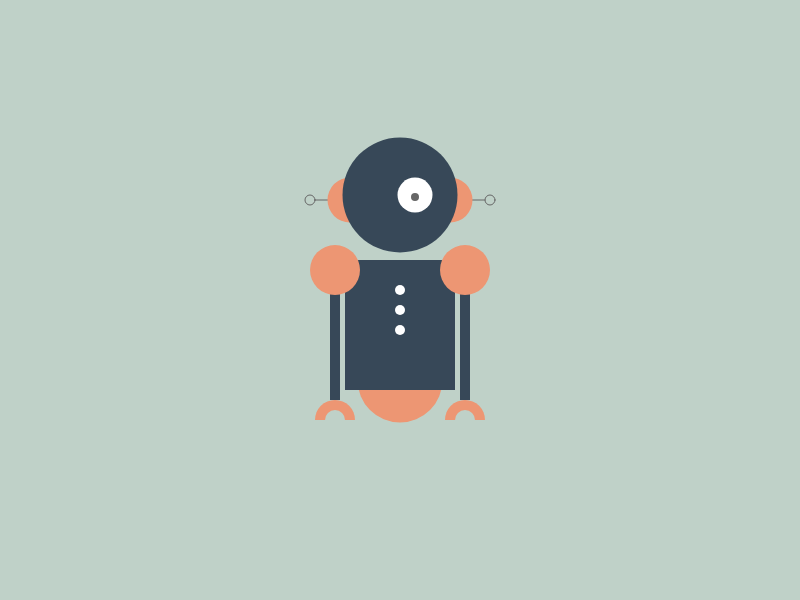
Frame 1 (no input)
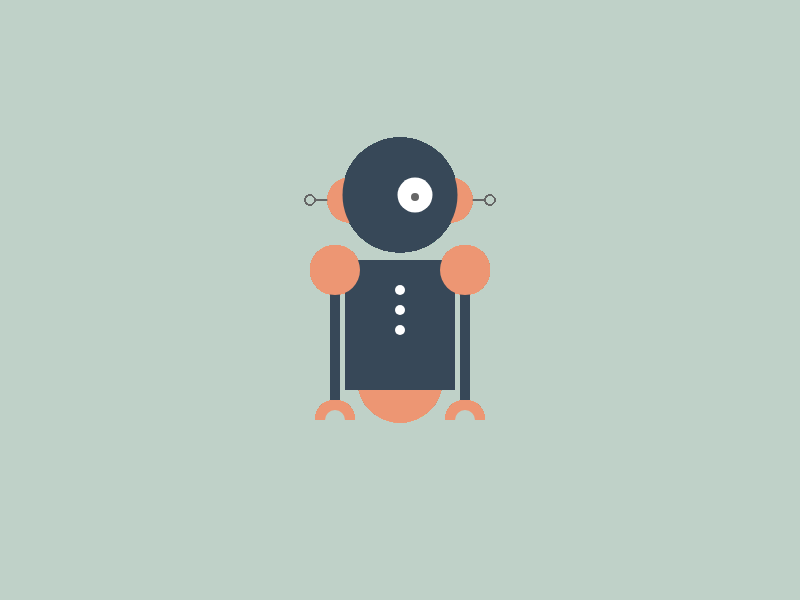
Frame 60 (no input)
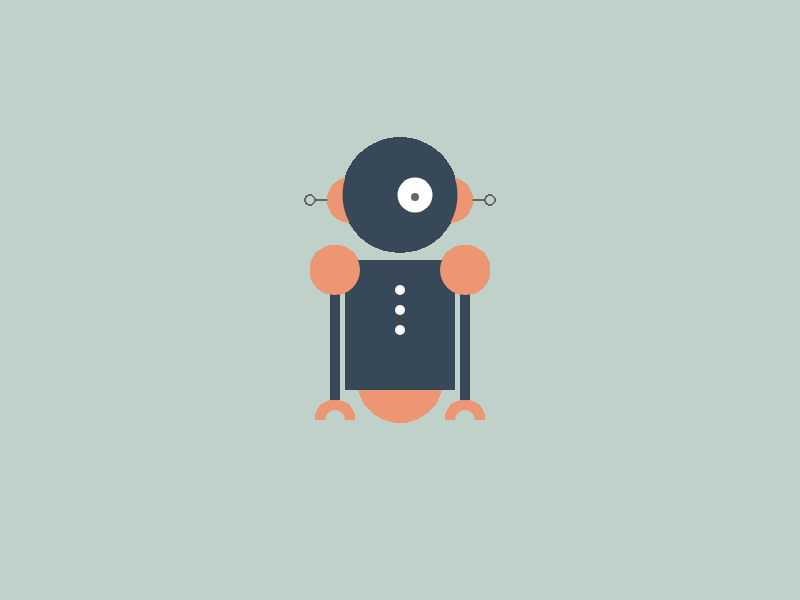
Frame 120 (the mouse pressed at the canvas centre since frame 60)

The p5.js sketch that drew these frames (run headless with seeded random() and noise() and a simulated clock; from frame 60 on, the mouse is pressed at the canvas centre):

// p5.js sketch
// ── sketch.js
function setup() {
  createCanvas(800,600);
   background(191,209,200);
}

function draw() {
  //head 
    //right antenna 
      stroke(102,102,102);
      line(465,200,485,200);
      noFill();
      ellipse(490,200,10,10);
      
      noStroke();
      fill(237,150,115);
      ellipse(450,200,45,45);
    
    
    //left antenna
      stroke(102,102,102);
      line(315,200,335,200);
      noFill();
      ellipse(310,200,10,10);
      
      noStroke();
      fill(237,150,115);
      ellipse(350,200,45,45);
    
  //main circle head
     fill(55,72,88);
     ellipse(400,195,115,115);
  
    //eye
      fill(255,255,255);
      ellipse(415,195,35,35);
      fill(102,102,102);
      ellipse(415,197,8,8);
    
    //wheel
      fill(237,150,115);
      ellipse(400,380,85,85);
      
      
  //body
      noStroke();
      fill(55,72,88);
      rect(345,260,110,130);      
    //left arm
      noStroke();
      fill(55,72,88);
      rect(330,260,10,140);
    
      fill(237,150,115);
      ellipse(335,270,50,50);
    
      //left hand
        fill(237,150,115);
        ellipse(335,420,40,40);
    
        fill(191,209,200);
        ellipse(335,420,20,20);
      
        rect(310,420,50,45);
        
  //right arm
    fill(55,72,88);
    rect(460,260,10,140);
  
    fill(237,150,115);
    ellipse(465,270,50,50);
      
    //right hand
      fill(237,150,115);
      ellipse(465,420,40,40);
    
      fill(191,209,200);
      ellipse(465,420,20,20);
      
      rect(440,420,50,45);
    
  //buttons
   fill(255,255,255);
   ellipse(400,290,10,10);
   ellipse(400,310,10,10);
   ellipse(400,330,10,10);
  }
